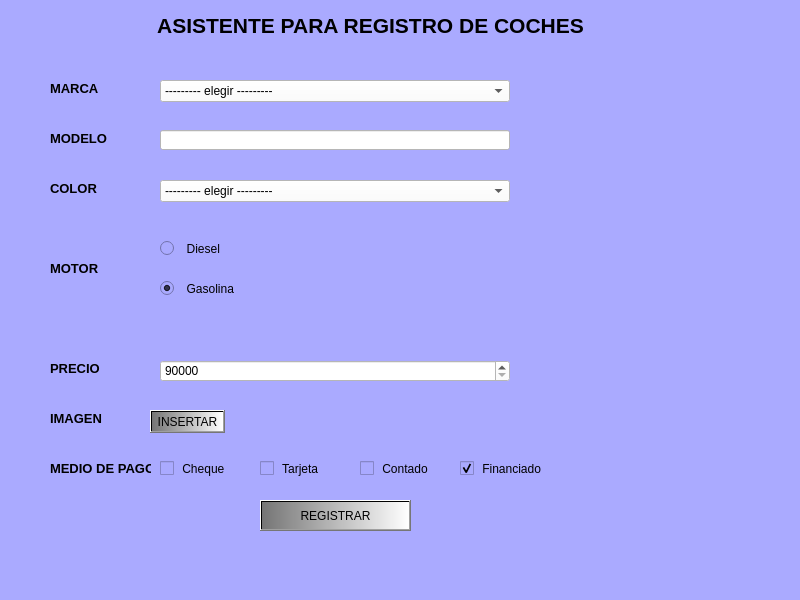
<?xml version="1.0" encoding="UTF-8"?>
<ui version="4.0">
 <class>MainWindow</class>
 <widget class="QMainWindow" name="MainWindow">
  <property name="geometry">
   <rect>
    <x>0</x>
    <y>0</y>
    <width>800</width>
    <height>600</height>
   </rect>
  </property>
  <property name="windowTitle">
   <string>MainWindow</string>
  </property>
  <property name="styleSheet">
   <string notr="true">background-color: rgb(170, 170, 255);</string>
  </property>
  <widget class="QWidget" name="centralwidget">
   <widget class="QLabel" name="label">
    <property name="geometry">
     <rect>
      <x>130</x>
      <y>0</y>
      <width>481</width>
      <height>51</height>
     </rect>
    </property>
    <property name="text">
     <string>&lt;html&gt;&lt;head/&gt;&lt;body&gt;&lt;p align=&quot;center&quot;&gt;&lt;span style=&quot; font-size:16pt; font-weight:600;&quot;&gt;ASISTENTE PARA REGISTRO DE COCHES&lt;/span&gt;&lt;/p&gt;&lt;/body&gt;&lt;/html&gt;</string>
    </property>
   </widget>
   <widget class="QComboBox" name="cbx_marca">
    <property name="geometry">
     <rect>
      <x>160</x>
      <y>80</y>
      <width>350</width>
      <height>22</height>
     </rect>
    </property>
    <property name="styleSheet">
     <string notr="true">background-color: rgb(255, 255, 255);</string>
    </property>
    <item>
     <property name="text">
      <string>--------- elegir ---------</string>
     </property>
    </item>
    <item>
     <property name="text">
      <string>Ferrari</string>
     </property>
    </item>
    <item>
     <property name="text">
      <string>Lamborghini</string>
     </property>
    </item>
    <item>
     <property name="text">
      <string>Lotus</string>
     </property>
    </item>
    <item>
     <property name="text">
      <string>McLaren</string>
     </property>
    </item>
    <item>
     <property name="text">
      <string>Porsche</string>
     </property>
    </item>
    <item>
     <property name="text">
      <string>Mazda</string>
     </property>
    </item>
    <item>
     <property name="text">
      <string>Ford</string>
     </property>
    </item>
    <item>
     <property name="text">
      <string>BMW</string>
     </property>
    </item>
    <item>
     <property name="text">
      <string>Mercedes</string>
     </property>
    </item>
   </widget>
   <widget class="QLineEdit" name="txt_modelo">
    <property name="geometry">
     <rect>
      <x>160</x>
      <y>130</y>
      <width>350</width>
      <height>20</height>
     </rect>
    </property>
    <property name="styleSheet">
     <string notr="true">background-color: rgb(255, 255, 255);</string>
    </property>
   </widget>
   <widget class="QLabel" name="label_2">
    <property name="geometry">
     <rect>
      <x>50</x>
      <y>80</y>
      <width>81</width>
      <height>16</height>
     </rect>
    </property>
    <property name="font">
     <font>
      <pointsize>10</pointsize>
      <weight>75</weight>
      <bold>true</bold>
     </font>
    </property>
    <property name="text">
     <string>MARCA</string>
    </property>
   </widget>
   <widget class="QLabel" name="label_3">
    <property name="geometry">
     <rect>
      <x>50</x>
      <y>130</y>
      <width>81</width>
      <height>16</height>
     </rect>
    </property>
    <property name="font">
     <font>
      <pointsize>10</pointsize>
      <weight>75</weight>
      <bold>true</bold>
     </font>
    </property>
    <property name="text">
     <string>MODELO</string>
    </property>
   </widget>
   <widget class="QLabel" name="label_4">
    <property name="geometry">
     <rect>
      <x>50</x>
      <y>180</y>
      <width>81</width>
      <height>16</height>
     </rect>
    </property>
    <property name="font">
     <font>
      <pointsize>10</pointsize>
      <weight>75</weight>
      <bold>true</bold>
     </font>
    </property>
    <property name="text">
     <string>COLOR</string>
    </property>
   </widget>
   <widget class="QComboBox" name="cbx_color">
    <property name="geometry">
     <rect>
      <x>160</x>
      <y>180</y>
      <width>350</width>
      <height>22</height>
     </rect>
    </property>
    <property name="styleSheet">
     <string notr="true">background-color: rgb(255, 255, 255);</string>
    </property>
    <item>
     <property name="text">
      <string>--------- elegir ---------</string>
     </property>
    </item>
    <item>
     <property name="text">
      <string>amarillo</string>
     </property>
    </item>
    <item>
     <property name="text">
      <string>rojo</string>
     </property>
    </item>
    <item>
     <property name="text">
      <string>azul</string>
     </property>
    </item>
    <item>
     <property name="text">
      <string>gris</string>
     </property>
    </item>
    <item>
     <property name="text">
      <string>naranja</string>
     </property>
    </item>
    <item>
     <property name="text">
      <string>negro</string>
     </property>
    </item>
   </widget>
   <widget class="QRadioButton" name="radio_diesel">
    <property name="geometry">
     <rect>
      <x>160</x>
      <y>240</y>
      <width>82</width>
      <height>17</height>
     </rect>
    </property>
    <property name="text">
     <string>  Diesel</string>
    </property>
   </widget>
   <widget class="QLabel" name="label_5">
    <property name="geometry">
     <rect>
      <x>50</x>
      <y>260</y>
      <width>81</width>
      <height>16</height>
     </rect>
    </property>
    <property name="font">
     <font>
      <pointsize>10</pointsize>
      <weight>75</weight>
      <bold>true</bold>
     </font>
    </property>
    <property name="text">
     <string>MOTOR</string>
    </property>
   </widget>
   <widget class="QRadioButton" name="radio_gasolina">
    <property name="geometry">
     <rect>
      <x>160</x>
      <y>280</y>
      <width>82</width>
      <height>17</height>
     </rect>
    </property>
    <property name="text">
     <string>  Gasolina</string>
    </property>
    <property name="checked">
     <bool>true</bool>
    </property>
   </widget>
   <widget class="QLabel" name="label_6">
    <property name="geometry">
     <rect>
      <x>50</x>
      <y>360</y>
      <width>81</width>
      <height>16</height>
     </rect>
    </property>
    <property name="font">
     <font>
      <pointsize>10</pointsize>
      <weight>75</weight>
      <bold>true</bold>
     </font>
    </property>
    <property name="text">
     <string>PRECIO</string>
    </property>
   </widget>
   <widget class="QSpinBox" name="spx_precio">
    <property name="geometry">
     <rect>
      <x>160</x>
      <y>360</y>
      <width>350</width>
      <height>22</height>
     </rect>
    </property>
    <property name="styleSheet">
     <string notr="true">background-color: rgb(255, 255, 255);</string>
    </property>
    <property name="minimum">
     <number>90000</number>
    </property>
    <property name="maximum">
     <number>999999</number>
    </property>
    <property name="singleStep">
     <number>10000</number>
    </property>
   </widget>
   <widget class="QLabel" name="label_7">
    <property name="geometry">
     <rect>
      <x>50</x>
      <y>460</y>
      <width>101</width>
      <height>16</height>
     </rect>
    </property>
    <property name="font">
     <font>
      <pointsize>10</pointsize>
      <weight>75</weight>
      <bold>true</bold>
     </font>
    </property>
    <property name="text">
     <string>MEDIO DE PAGO</string>
    </property>
   </widget>
   <widget class="QCheckBox" name="chx_cheque">
    <property name="geometry">
     <rect>
      <x>160</x>
      <y>460</y>
      <width>101</width>
      <height>17</height>
     </rect>
    </property>
    <property name="text">
     <string> Cheque</string>
    </property>
   </widget>
   <widget class="QCheckBox" name="chx_tarjeta">
    <property name="geometry">
     <rect>
      <x>260</x>
      <y>460</y>
      <width>101</width>
      <height>17</height>
     </rect>
    </property>
    <property name="text">
     <string> Tarjeta</string>
    </property>
   </widget>
   <widget class="QCheckBox" name="chx_contado">
    <property name="geometry">
     <rect>
      <x>360</x>
      <y>460</y>
      <width>101</width>
      <height>17</height>
     </rect>
    </property>
    <property name="text">
     <string> Contado</string>
    </property>
   </widget>
   <widget class="QPushButton" name="btn_registrar">
    <property name="geometry">
     <rect>
      <x>260</x>
      <y>500</y>
      <width>151</width>
      <height>31</height>
     </rect>
    </property>
    <property name="styleSheet">
     <string notr="true">background-color: qlineargradient(spread:pad, x1:0, y1:0, x2:1, y2:0, stop:0 rgba(117, 117, 117, 255), stop:1 rgba(255, 255, 255, 255));</string>
    </property>
    <property name="text">
     <string>REGISTRAR</string>
    </property>
   </widget>
   <widget class="QCheckBox" name="chx_financiado">
    <property name="geometry">
     <rect>
      <x>460</x>
      <y>460</y>
      <width>101</width>
      <height>17</height>
     </rect>
    </property>
    <property name="text">
     <string> Financiado</string>
    </property>
    <property name="checked">
     <bool>true</bool>
    </property>
   </widget>
   <widget class="QLabel" name="lbl_marca_ko">
    <property name="geometry">
     <rect>
      <x>540</x>
      <y>80</y>
      <width>221</width>
      <height>20</height>
     </rect>
    </property>
    <property name="text">
     <string/>
    </property>
   </widget>
   <widget class="QLabel" name="lbl_modelo_ko">
    <property name="geometry">
     <rect>
      <x>540</x>
      <y>130</y>
      <width>221</width>
      <height>20</height>
     </rect>
    </property>
    <property name="text">
     <string/>
    </property>
   </widget>
   <widget class="QLabel" name="lbl_color_ko">
    <property name="geometry">
     <rect>
      <x>540</x>
      <y>180</y>
      <width>221</width>
      <height>20</height>
     </rect>
    </property>
    <property name="text">
     <string/>
    </property>
   </widget>
   <widget class="QLabel" name="lbl_modo_pago_ko">
    <property name="geometry">
     <rect>
      <x>560</x>
      <y>460</y>
      <width>231</width>
      <height>20</height>
     </rect>
    </property>
    <property name="text">
     <string/>
    </property>
   </widget>
   <widget class="QPushButton" name="btn_insertar">
    <property name="geometry">
     <rect>
      <x>150</x>
      <y>410</y>
      <width>75</width>
      <height>23</height>
     </rect>
    </property>
    <property name="styleSheet">
     <string notr="true">background-color: qlineargradient(spread:pad, x1:0, y1:0, x2:1, y2:0, stop:0 rgba(0, 0, 0, 255), stop:1 rgba(255, 255, 255, 255));
background-color: qlineargradient(spread:pad, x1:0, y1:0, x2:1, y2:0, stop:0 rgba(117, 117, 117, 255), stop:1 rgba(255, 255, 255, 255));</string>
    </property>
    <property name="text">
     <string>INSERTAR</string>
    </property>
   </widget>
   <widget class="QLabel" name="label_8">
    <property name="geometry">
     <rect>
      <x>50</x>
      <y>410</y>
      <width>81</width>
      <height>16</height>
     </rect>
    </property>
    <property name="font">
     <font>
      <pointsize>10</pointsize>
      <weight>75</weight>
      <bold>true</bold>
     </font>
    </property>
    <property name="text">
     <string>IMAGEN</string>
    </property>
   </widget>
  </widget>
  <widget class="QStatusBar" name="statusbar"/>
 </widget>
 <resources/>
 <connections/>
</ui>
